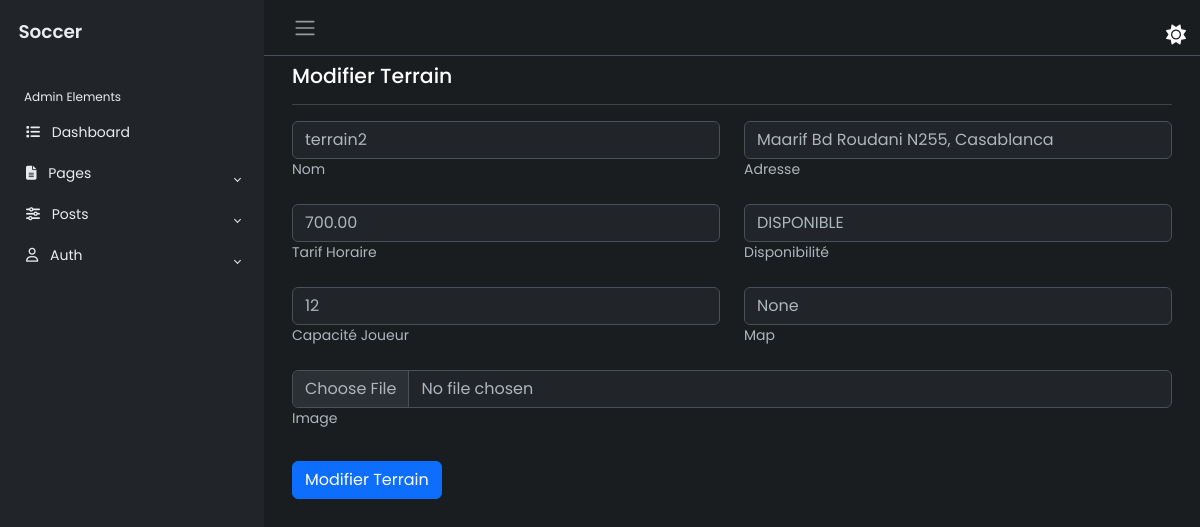
The app's page /modifier-terrain/2/ (signed in) with its own data.
### terrains/models.py (models this page shows, shortened)
class Terrain(models.Model):
    nom = models.CharField(max_length=100)
    adresse = models.CharField(max_length=255)
    tarif_horaire = models.DecimalField(max_digits=10, decimal_places=2)
    disponibilite = models.CharField(max_length=20, choices=[(tag.value, tag.name) for tag in disponibilite])
    capacite_joueur = models.PositiveIntegerField()
    map = models.CharField(max_length=500, null=True, blank=True)
    image = models.ImageField(null=True,blank=True, upload_to='images/')
    administrateur = models.ForeignKey(User, on_delete=models.CASCADE)

### terrains/views.py (the view)
# urls.py: path('modifier-terrain/<int:terrain_id>/', views.modifier_terrain, name='modifier_terrain'),
def modifier_terrain(request, terrain_id):
    if not request.user.is_superuser:
        return HttpResponseForbidden("Vous n'avez pas l'autorisation d'accéder à cette page.")
    terrain = get_object_or_404(Terrain, pk=terrain_id)
    if request.method == 'POST':
        form = TerrainForm(request.POST, request.FILES, instance=terrain)
        if form.is_valid():
            form.save()
            return redirect('liste_terrains')
    else:
        form = TerrainForm(instance=terrain)
    return render(request, 'terrains/Modifier_terrain.html', {'form': form, 'terrain': terrain,
                                                              'disponibilite_choices': Terrain._meta.get_field(
                                                                  'disponibilite').choices})

### terrains/TerrainForm.py
class TerrainForm(forms.ModelForm):
    class Meta:
        model = Terrain
        fields = ['nom', 'adresse', 'tarif_horaire', 'disponibilite', 'capacite_joueur', 'map', 'image']

### terrains/templates/terrains/Modifier_terrain.html (shortened to what this page needs)
{% extends 'terrains/dashBase.html' %}
{% block content %}
<div class="main">
    <nav class="navbar navbar-expand px-3 border-bottom">
        <button class="btn" id="sidebar-toggle" type="button">
            <span class="navbar-toggler-icon"></span>
        </button>
        <div class="navbar-collapse navbar">
        </div>
    </nav>
    <main class="content px-3 py-2">
        <div class="container-fluid">
            <div class="mb-3">
                <h4>Modifier Terrain</h4>
            </div>
            <hr />
            <form id="terrain-form" method="post" enctype="multipart/form-data">
                <div class="row mb-3">
                    <div class="col">
                        <div data-mdb-input-init class="form-outline">
                            <input type="text" id="nom" name="nom" class="form-control" value="{{ terrain.nom }}" required />
                            <label class="form-label" for="nom">Nom</label>
                        </div>
                    </div>
                    <div class="col">
                        <div data-mdb-input-init class="form-outline">
                            <input type="text" id="adresse" name="adresse" class="form-control" value="{{ terrain.adresse }}" required />
                            <label class="form-label" for="adresse">Adresse</label>
                        </div>
                    </div>
                </div>
                <div class="row mb-3">
                    <div class="col">
                        <div data-mdb-input-init class="form-outline">
                            <input type="number" id="tarif_horaire" name="tarif_horaire" class="form-control" step="0.01" value="{{ terrain.tarif_horaire }}" required />
                            <label class="form-label" for="tarif_horaire">Tarif Horaire</label>
                        </div>
                    </div>
                    <div class="col">
                        <div data-mdb-input-init class="form-outline">
                            <select id="disponibilite" name="disponibilite" class="form-control" required>
                                {% for value, name in disponibilite_choices %}
                                    <option value="{{ value }}" {% if value == terrain.disponibilite %} selected {% endif %}>{{ name }}</option>
                                {% endfor %}
                            </select>
                            <label class="form-label" for="disponibilite">Disponibilité</label>
                        </div>
                    </div>
                </div>
                <div class="row mb-3">
                    <div class="col">
                        <div data-mdb-input-init class="form-outline">
                            <input type="number" id="capacite_joueur" name="capacite_joueur" class="form-control" value="{{ terrain.capacite_joueur }}" required />
                            <label class="form-label" for="capacite_joueur">Capacité Joueur</label>
                        </div>
                    </div>
                    <div class="col">
                        <div data-mdb-input-init class="form-outline">
                            <input type="text" id="map" name="map" class="form-control" value="{{ terrain.map }}" required />
                            <label class="form-label" for="map">Map</label>
                        </div>
                    </div>
                </div>
                <div class="row mb-3">
                    <div class="col">
                        <div data-mdb-input-init class="form-outline">
                            <input type="file" id="image" name="image" class="form-control" />
                            <label class="form-label" for="image">Image</label>
                        </div>
                    </div>
                </div>
                <div class="row mt-4">
                    <div class="col">
                        <button type="submit" class="btn btn-primary" data-mdb-ripple-init>Modifier Terrain</button>
                    </div>
                </div>
            </form>
        </div>
    </main>
</div>
{% endblock content %}

### terrains/templates/terrains/dashBase.html (style rules this page uses)
body { font-family: 'Poppins', sans-serif; font-size: 0.875rem; opacity: 1; overflow-y: scroll; margin: 0; }
h4 { font-family: 'Poppins', sans-serif; font-size: 1.275rem; color: var(--bs-emphasis-color); }
.main { display: flex; flex-direction: column; min-height: 100vh; min-width: 0; overflow: hidden; transition: all 0.35s ease-in-out; width: 100%; background: var(--bs-dark-bg-subtle); }
.content { flex: 1; max-width: 100vw; width: 100vw; }
@media (min-width:768px) { .content { max-width: auto; width: auto; } }

### records on screen
Terrain: nom "terrain2", adresse "Maarif Bd Roudani N255, Casablanca", tarif_horaire "700.00", capacite_joueur "12", map "None"

### other values on screen
form field disponibilite "DISPONIBLE"
